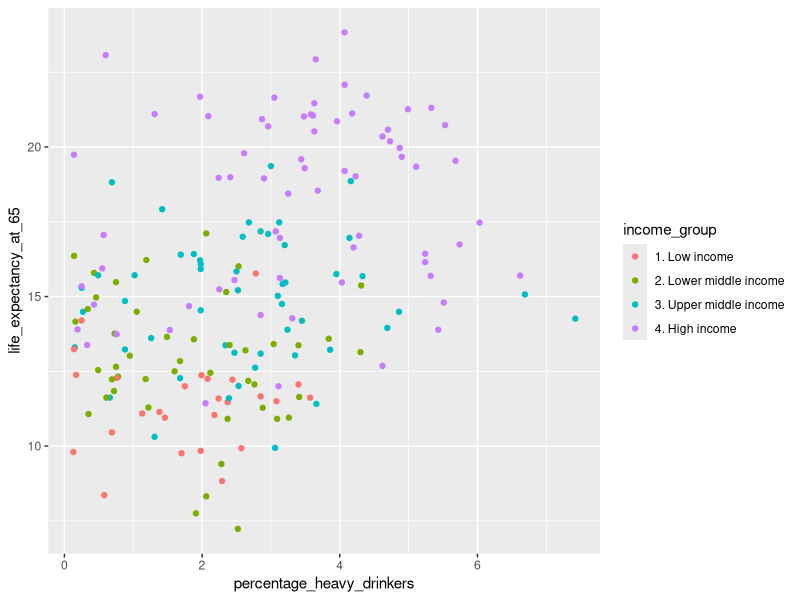
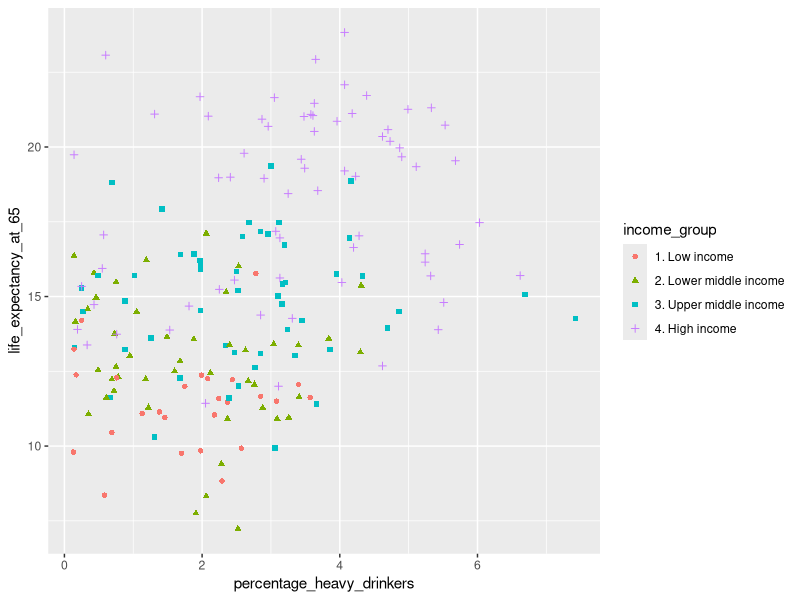
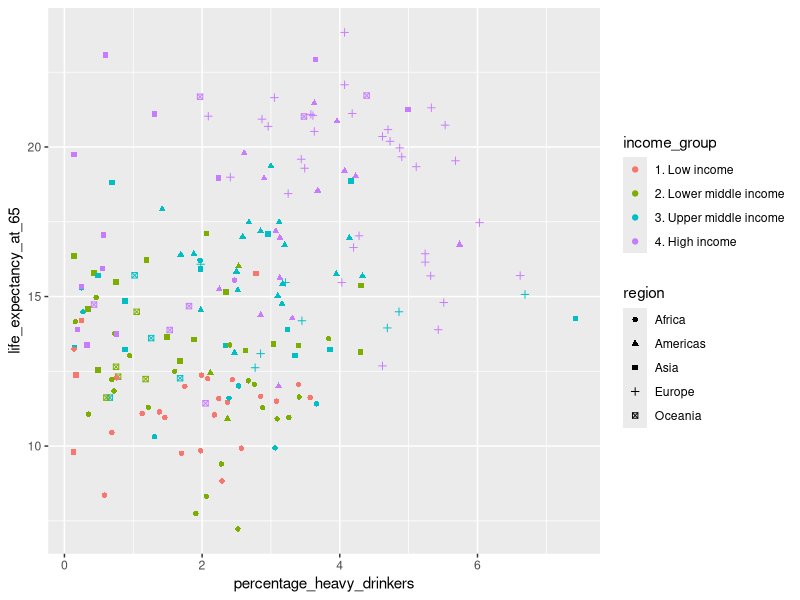
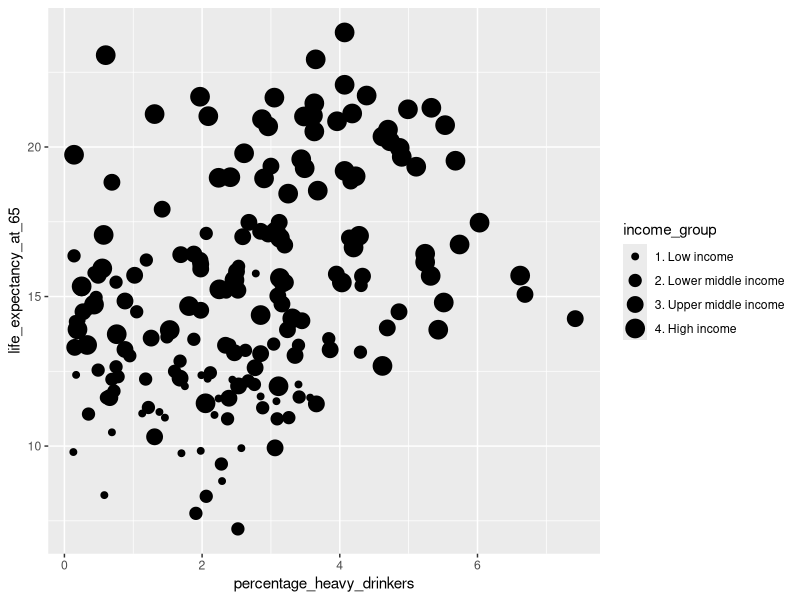
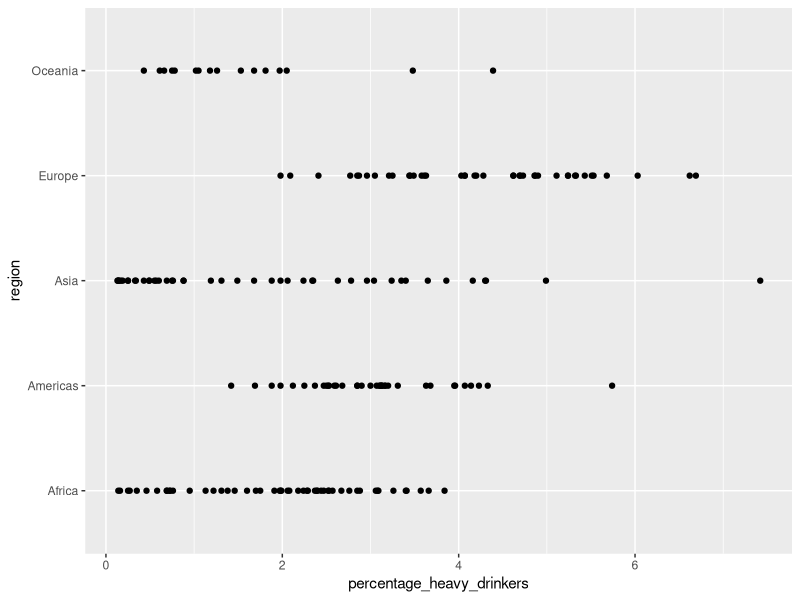
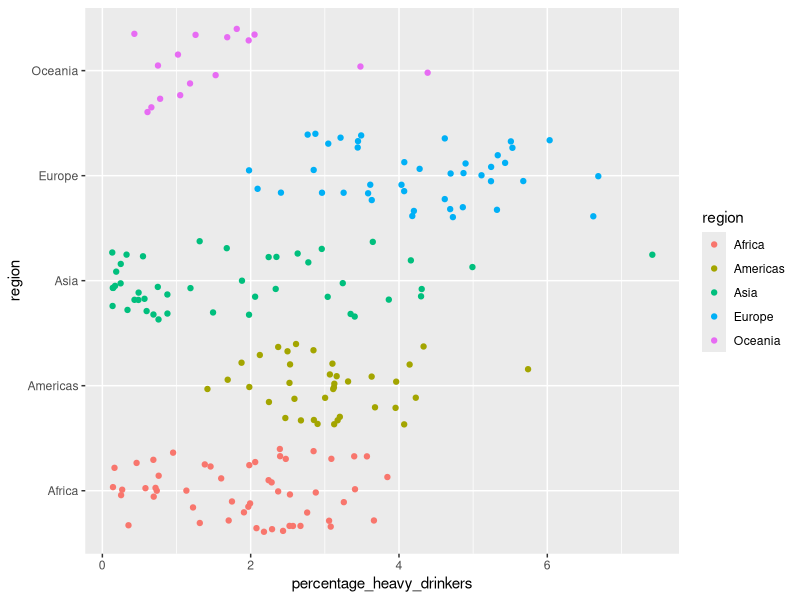
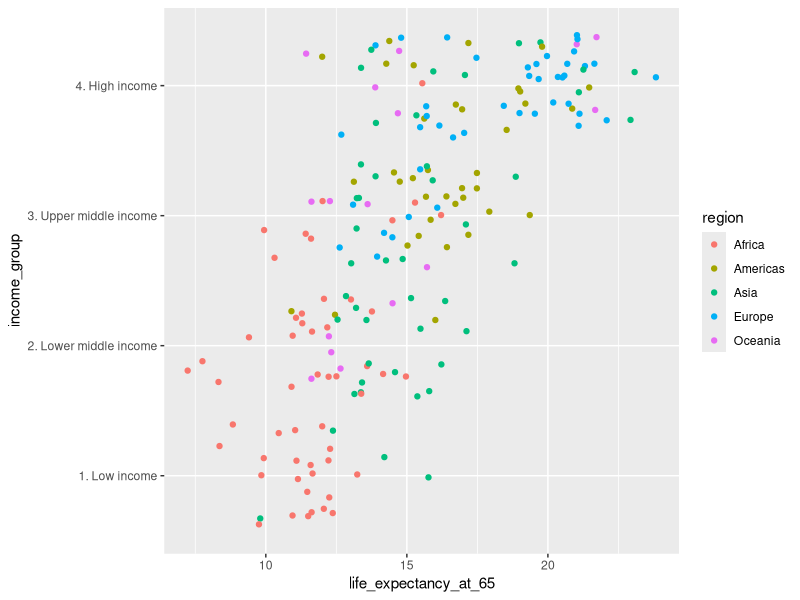
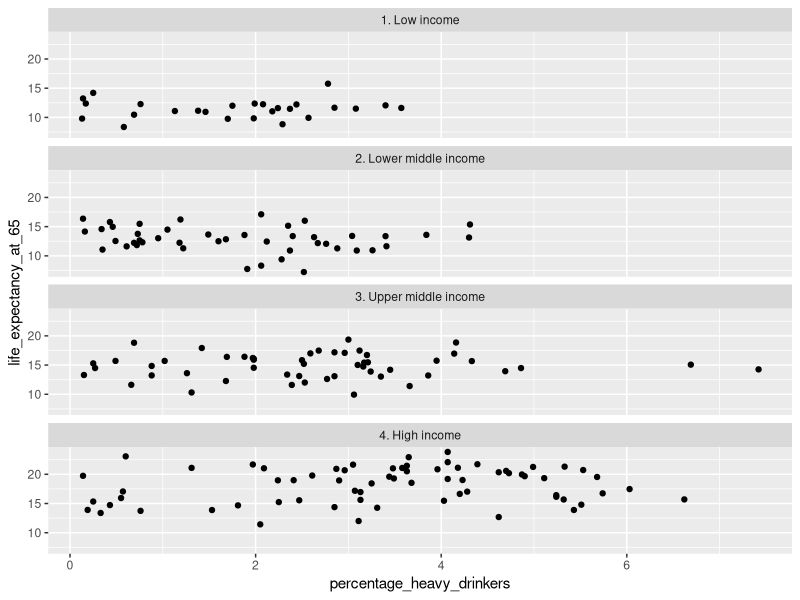

Reproduce these figures in R, in order. (Note: this script raises an error after producing the figures.)
## ---- chunk 1
#| echo: false
#| output:false
# Tidyverse is so noisy when imported the first time, so let's do it here in silence
library(tidyverse)
options(readr.show_col_types = FALSE)
## ---- chunk 2
library(tidyverse)


income_df <- read_csv('data/income_lifeexp_alcohol.csv')

ggplot(income_df, aes(
    x=percentage_heavy_drinkers, 
    y=life_expectancy_at_65, 
    color=income_group
)) + 
geom_point()
## ---- chunk 3
ggplot(income_df, aes(
    x=percentage_heavy_drinkers, 
    y=life_expectancy_at_65, 
    color=income_group,
    shape=income_group
)) + 
geom_point()
## ---- chunk 4
ggplot(income_df, aes(
    x=percentage_heavy_drinkers, 
    y=life_expectancy_at_65, 
    color=income_group,
    shape=region
)) + 
geom_point()
## ---- chunk 5

ggplot(income_df, aes(
    x=percentage_heavy_drinkers, 
    y=life_expectancy_at_65, 
    size=income_group,
)) + 
geom_point()
## ---- chunk 6
ggplot(income_df) + 
    aes(
        x=percentage_heavy_drinkers, 
        y=region, 
    ) + 
    geom_point()
## ---- chunk 7
ggplot(income_df, aes(
    x=percentage_heavy_drinkers, 
    y=region, 
    color=region
)) + 
geom_jitter()
## ---- chunk 8
ggplot(income_df, aes(
    x=life_expectancy_at_65,
    y=income_group,
    color=region
)) +
geom_jitter()
## ---- chunk 9
ggplot(income_df, aes(
    x = percentage_heavy_drinkers, 
    y = life_expectancy_at_65
)) +
geom_point() +
facet_wrap(~ income_group, ncol=1)
## ---- chunk 10
ggplot(income_df, aes(
    x = percentage_heavy_drinkers, 
    y = life_expectancy_at_65,
    color=income_group
)) +
geom_point() +
facet_wrap(~ region, ncol=2)
## ---- chunk 11
#| echo: false
api = "{{< env URL >}}"
ojs_define(apiUrl = api)
## ---- chunk 12
#| echo: false

wellbeing_df <- readr::read_csv('data/MH_data_processed_3.csv', show_col_types=FALSE)
## ---- chunk 13
ggplot(wellbeing_df, aes(
    x = region, 
    y = MHQ_score, 
    color = region)) +
  geom_point() +
  facet_wrap(~ age_group)
## ---- chunk 14

ggplot(wellbeing_df, aes(
    x = region, 
    y = MHQ_score, 
    color = region)) +
  geom_point() +
  facet_wrap(~ age_group)
